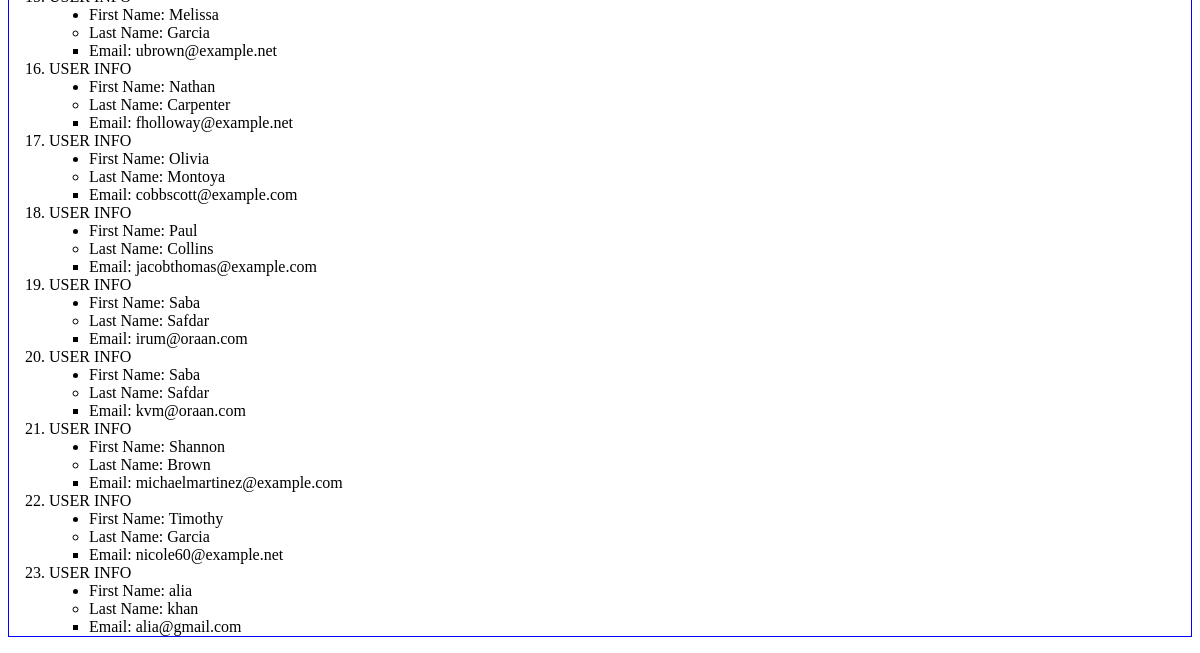
The page /second_app/users/ (lower part) on the database as committed earlier.
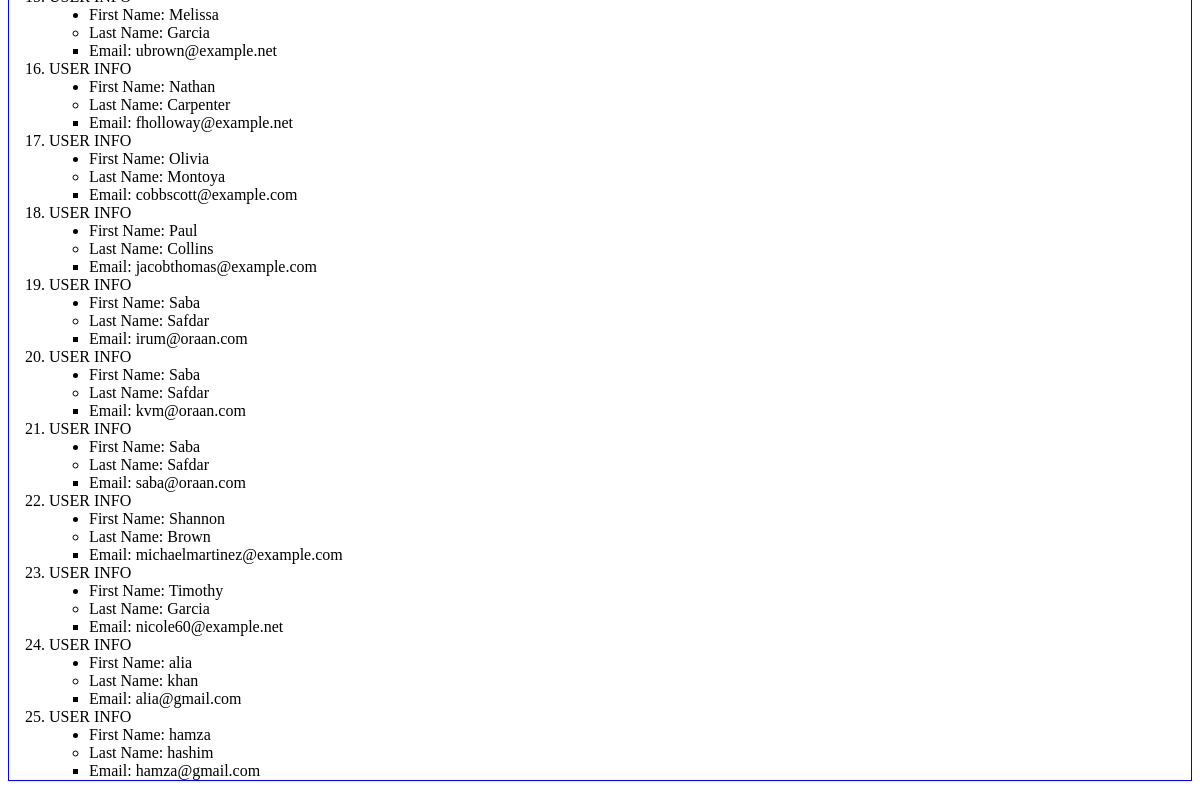
The same page on the database as committed later.
### second_app/models.py (models this page shows, shortened)
class User(models.Model):
    first_name = models.CharField(max_length=128)
    last_name = models.CharField(max_length=128)
    email = models.EmailField(max_length=264,unique=True)

### second_app/views.py (the view)
def users(request):
        user_list = User.objects.order_by('first_name')
        user_dict = {'user_acc': user_list}
        return render(request,'second_app/user.html',context=user_dict)

### templates/second_app/user.html (shortened to what this page needs)
<!DOCTYPE html>
{% load static %}
<html lang="en">
<head>
    <link rel="stylesheet" href="{% static "css/mystyle.css" %}" />
</head>
<body>
    {% if user_acc %}
    <ol class="list">
        {% for person in user_acc %}
        <li>USER INFO</li>
        <ul>
            <li class="one">First Name: {{ person.first_name }}</li>
            <li class="two">Last Name: {{ person.last_name}}</li>
            <li class="three">Email: {{ person.email}}</li>
        </ul>
    {% endfor %}
    </ol>
    {% endif %}
</body>
</html>

Rows that differ between the two databases and show on the page:
added User: first_name "Saba", last_name "Safdar", email "saba@oraan.com"
added User: first_name "hamza", last_name "hashim", email "hamza@gmail.com"
